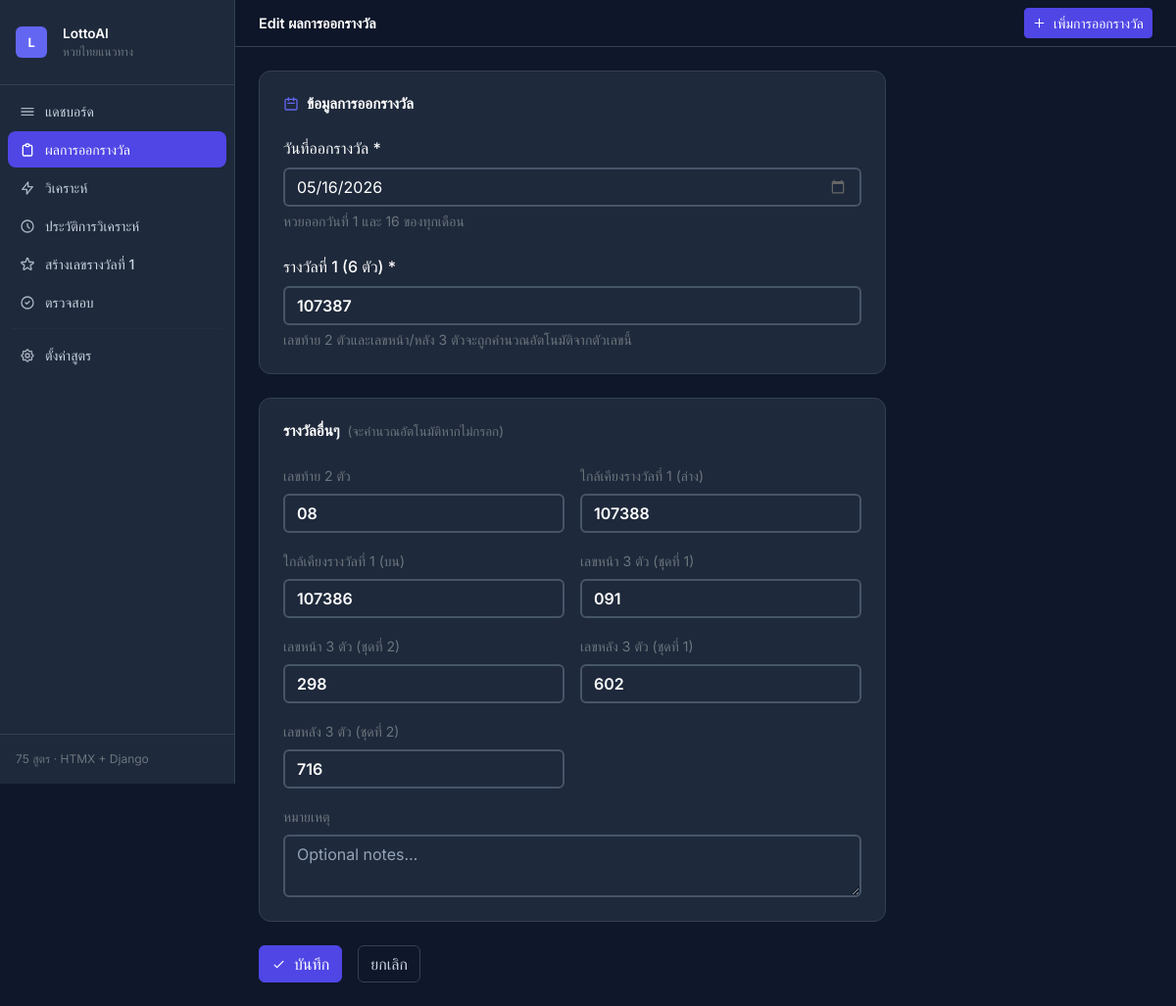
The page /draws/618/edit/ on the database its author committed.
### apps/analysis/models.py (models this page shows, shortened)
class LotteryDraw(models.Model):
    draw_date = models.DateField(unique=True, verbose_name='Draw Date')
    draw_label = models.CharField(
        max_length=20, blank=True, default='',
        help_text='E.g. "1 Jan 2025"', verbose_name='Draw Label'
    )
    first_prize = models.CharField(max_length=6, verbose_name='First Prize (6-digit)')
    near_first_1 = models.CharField(max_length=6, blank=True, default='', verbose_name='Near 1st Prize (lower)')
    near_first_2 = models.CharField(max_length=6, blank=True, default='', verbose_name='Near 1st Prize (upper)')
    three_front_1 = models.CharField(max_length=3, blank=True, default='', verbose_name='3-Digit Front #1')
    three_front_2 = models.CharField(max_length=3, blank=True, default='', verbose_name='3-Digit Front #2')
    three_back_1 = models.CharField(max_length=3, blank=True, default='', verbose_name='3-Digit Back #1')
    three_back_2 = models.CharField(max_length=3, blank=True, default='', verbose_name='3-Digit Back #2')
    two_back = models.CharField(max_length=2, blank=True, default='', verbose_name='2-Digit Back')
    notes = models.TextField(blank=True, default='', verbose_name='Notes')
    created_at = models.DateTimeField(auto_now_add=True)
    updated_at = models.DateTimeField(auto_now=True)
    class Meta:
        ordering = ['-draw_date']
        verbose_name = 'Lottery Draw'
        verbose_name_plural = 'Lottery Draws'

### apps/analysis/views.py (the view)
# urls.py: path('draws/<int:pk>/edit/', views.draw_edit, name='draw_edit'),
def draw_edit(request, pk):
    draw = get_object_or_404(LotteryDraw, pk=pk)
    if request.method == 'POST':
        form = LotteryDrawForm(request.POST, instance=draw)
        if form.is_valid():
            form.save()
            messages.success(request, f'Draw {draw.draw_date} updated.')
            return redirect('draw_list')
    else:
        form = LotteryDrawForm(instance=draw)
    return render(request, 'analysis/draw_form.html', {'form': form, 'action': 'Edit', 'draw': draw})

### apps/analysis/templates/analysis/draw_form.html (shortened to what this page needs)
{% extends "analysis/base.html" %}
{% block page_title %}{{ action }} ผลการออกรางวัล{% endblock %}
{% block content %}
<div style="max-width:640px">
  <form method="post" class="d-flex flex-column gap-4">
    <div class="card p-4">
      <h2 class="fw-semibold text-white mb-4 d-flex align-items-center gap-2" style="font-size:.95rem">
        <svg width="16" height="16" class="text-primary" fill="none" viewBox="0 0 24 24" stroke="currentColor">
          <path stroke-linecap="round" stroke-linejoin="round" stroke-width="2"
                d="M8 7V3m8 4V3m-9 8h10M5 21h14a2 2 0 002-2V7a2 2 0 00-2-2H5a2 2 0 00-2 2v12a2 2 0 002 2z"/>
        </svg>
        ข้อมูลการออกรางวัล
      </h2>
      <div class="mb-4">
        <label class="form-label text-white fw-medium">วันที่ออกรางวัล *</label>
        {{ form.draw_date }}
        <div class="form-text text-secondary">หวยออกวันที่ 1 และ 16 ของทุกเดือน</div>
      </div>
      <div class="mb-0">
        <label class="form-label text-white fw-medium">รางวัลที่ 1 (6 ตัว) *</label>
        {{ form.first_prize }}
        <div class="form-text text-secondary">เลขท้าย 2 ตัวและเลขหน้า/หลัง 3 ตัวจะถูกคำนวณอัตโนมัติจากตัวเลขนี้</div>
      </div>
    </div>
    <div class="card p-4">
      <h2 class="fw-semibold text-white mb-4" style="font-size:.95rem">
        รางวัลอื่นๆ
        <span class="text-secondary fw-normal small ms-1">(จะคำนวณอัตโนมัติหากไม่กรอก)</span>
      </h2>
      <div class="row g-3">
        <div class="col-6">
          <label class="form-label text-secondary small">เลขท้าย 2 ตัว</label>
          {{ form.two_back }}
        </div>
        <div class="col-6">
          <label class="form-label text-secondary small">ใกล้เคียงรางวัลที่ 1 (ล่าง)</label>
          {{ form.near_first_1 }}
        </div>
        <div class="col-6">
          <label class="form-label text-secondary small">ใกล้เคียงรางวัลที่ 1 (บน)</label>
          {{ form.near_first_2 }}
        </div>
        <div class="col-6">
          <label class="form-label text-secondary small">เลขหน้า 3 ตัว (ชุดที่ 1)</label>
          {{ form.three_front_1 }}
        </div>
        <div class="col-6">
          <label class="form-label text-secondary small">เลขหน้า 3 ตัว (ชุดที่ 2)</label>
          {{ form.three_front_2 }}
        </div>
        <div class="col-6">
          <label class="form-label text-secondary small">เลขหลัง 3 ตัว (ชุดที่ 1)</label>
          {{ form.three_back_1 }}
        </div>
        <div class="col-6">
          <label class="form-label text-secondary small">เลขหลัง 3 ตัว (ชุดที่ 2)</label>
          {{ form.three_back_2 }}
        </div>
        <div class="col-12">
          <label class="form-label text-secondary small">หมายเหตุ</label>
          {{ form.notes }}
        </div>
      </div>
    </div>
    <div class="d-flex gap-3">
      <button type="submit" class="btn btn-primary d-flex align-items-center gap-2">
        <svg width="15" height="15" fill="none" viewBox="0 0 24 24" stroke="currentColor">
          <path stroke-linecap="round" stroke-linejoin="round" stroke-width="2" d="M5 13l4 4L19 7"/>
        </svg>
        บันทึก
      </button>
      <a href="{% url 'draw_list' %}" class="btn btn-outline-secondary">ยกเลิก</a>
    </div>
  </form>
</div>
{% endblock %}

### static/css/main.css (style rules this page uses)
body { font-family: 'Inter', system-ui, sans-serif; -webkit-font-smoothing: antialiased; -moz-osx-font-smoothing: grayscale; }
:root { --app-bg: #0f172a; --app-card-bg: #1e293b; --app-border: #334155; --app-muted: #94a3b8; --app-primary: #6366f1; --app-primary-dk: #4f46e5; --app-gold: #f59e0b; --app-gold-light: #fcd34d; }
[data-bs-theme="dark"] { --bs-body-bg: var(--app-bg); --bs-body-color: #e2e8f0; --bs-border-color: var(--app-border); --bs-card-bg: var(--app-card-bg); --bs-card-border-color: var(--app-border); --bs-card-cap-bg: rgba(51, 65, 85, 0.3); --bs-secondary-bg: var(--app-card-bg); --bs-tertiary-bg: var(--app-bg); --bs-table-striped-bg: rgba(255, 255, 255, 0.03); --bs-table-hover-bg: rgba(255, 255, 255, 0.05); --bs-table-border-color: var(--app-border); --bs-primary: var(--app-primary); --bs-primary-rgb: 99, 102, 241; --bs-link-color: #818cf8; --bs-link-hover-color: #a5b4fc; }
.card { background: var(--app-card-bg) !important; border-color: var(--app-border) !important; border-radius: 0.75rem !important; }
.form-control, .form-select { background-color: var(--app-card-bg) !important; border: 2px solid #475569 !important; color: #fff !important; font-weight: 600; transition: border-color 0.2s, box-shadow 0.2s; }
.form-control::placeholder { color: var(--app-muted) !important; font-weight: 400; }
input[type="date"].form-control { font-weight: 400; }
.btn-primary { --bs-btn-bg: var(--app-primary-dk); --bs-btn-border-color: var(--app-primary-dk); --bs-btn-hover-bg: var(--app-primary); --bs-btn-hover-border-color: var(--app-primary); --bs-btn-active-bg: #3730a3; }
.btn-outline-secondary { --bs-btn-color: #cbd5e1; --bs-btn-border-color: var(--app-border); --bs-btn-hover-bg: #334155; --bs-btn-hover-color: #fff; --bs-btn-hover-border-color: #475569; }

### rows shown on the page
LotteryDraw: draw_date "05/16/2026", first_prize "107387", two_back "08", near_first_1 "107388", near_first_2 "107386", three_front_1 "091", three_front_2 "298", three_back_1 "602", three_back_2 "716"

### other values the page prints
{{ action }} "Edit"
